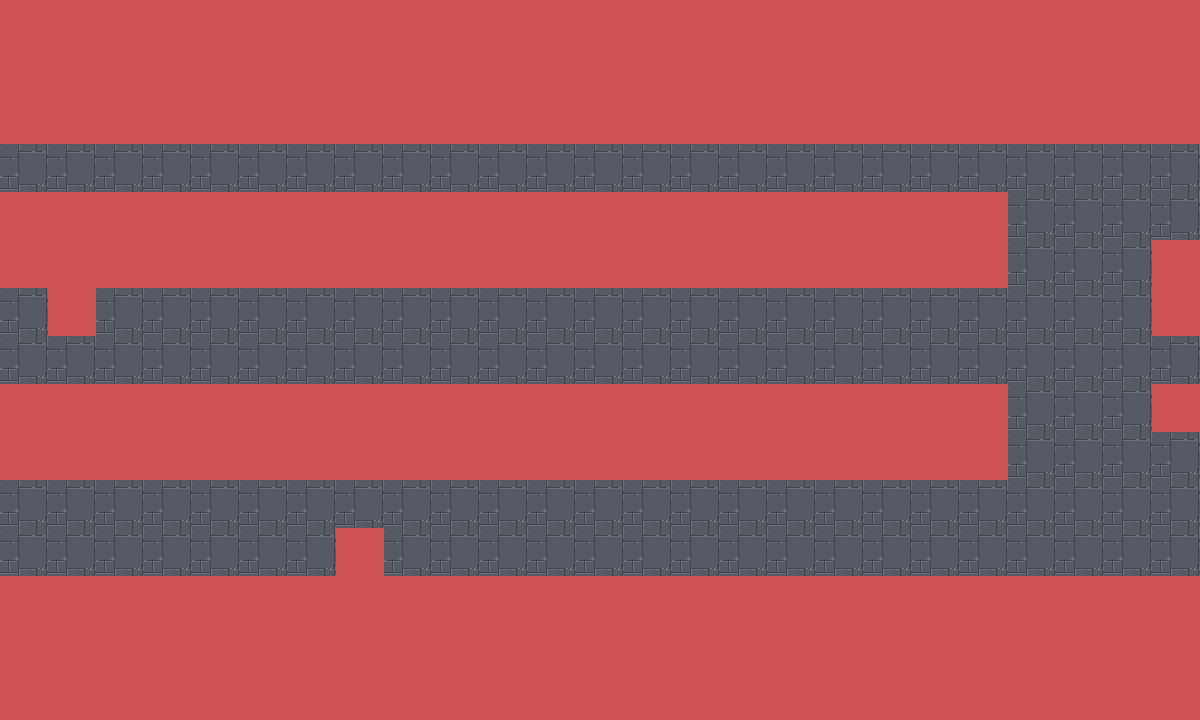

A level layout from a 2D game, rendered from its tile map. Below: a short description, then the map file with its tile-grid data intact:
An orthogonal 25x15 tile map with 48x48 px tiles, 4 tile layers (FLoor, Walls, Decor, Collisions), 4 tilesets and 2 objects.

<map version="1.0" tiledversion="1.0.3" orientation="orthogonal" renderorder="right-down" width="25" height="15" tilewidth="48" tileheight="48" nextobjectid="6">
 <tileset firstgid="1" name="Sewer" tilewidth="48" tileheight="48" tilecount="100" columns="10">
  <image source="../img/tilesets/Sewer.png" width="480" height="480" />
 </tileset>
 <tileset firstgid="101" name="Dungeon_A4" tilewidth="48" tileheight="48" tilecount="240" columns="16">
  <image source="../img/tilesets/Dungeon_A4.png" width="768" height="720" />
 </tileset>
 <tileset firstgid="341" name="Dungeon_C" tilewidth="48" tileheight="48" tilecount="256" columns="16">
  <image source="../img/tilesets/Dungeon_C.png" width="768" height="768" />
 </tileset>
 <tileset firstgid="597" name="TileCollision_48x48" tilewidth="48" tileheight="48" tilecount="20" columns="5">
  <image source="../img/tilesets/TileCollision_48x48.png" width="240" height="192" />
 </tileset>
 <layer name="FLoor" width="25" height="15">
  <data encoding="csv">
12,12,12,12,12,12,12,12,12,12,12,12,12,12,12,12,12,12,12,12,12,12,12,12,12,
12,12,12,12,12,12,12,12,12,12,12,12,12,12,12,12,12,12,12,12,12,12,12,12,12,
12,12,12,12,12,12,12,12,12,12,12,12,12,12,12,12,12,12,12,12,12,12,12,12,12,
12,12,12,12,12,12,12,12,12,12,12,12,12,12,12,12,12,12,12,12,12,12,12,12,12,
12,12,12,12,12,12,12,12,12,12,12,12,12,12,12,12,12,12,12,12,12,12,12,12,12,
12,12,12,12,12,12,12,12,12,12,12,12,12,12,12,12,12,12,12,12,12,12,12,12,12,
12,12,12,12,12,12,12,12,12,12,12,12,12,12,12,12,12,12,12,12,12,12,12,12,12,
12,12,12,12,12,12,12,12,12,12,12,12,12,12,12,12,12,12,12,12,12,12,12,12,12,
12,12,12,12,12,12,12,12,12,12,12,12,12,12,12,12,12,12,12,12,12,12,12,12,12,
12,12,12,12,12,12,12,12,12,12,12,12,12,12,12,12,12,12,12,12,12,12,12,12,12,
12,12,12,12,12,12,12,12,12,12,12,12,12,12,12,12,12,12,12,12,12,12,12,12,12,
12,12,12,12,12,12,12,12,12,12,12,12,12,12,12,12,12,12,12,12,12,12,12,12,12,
12,12,12,12,12,12,12,12,12,12,12,12,12,12,12,12,12,12,12,12,12,12,12,12,12,
12,12,12,12,12,12,12,12,12,12,12,12,12,12,12,12,12,12,12,12,12,12,12,12,12,
12,12,12,12,12,12,12,12,12,12,12,12,12,12,12,12,12,12,12,12,12,12,12,12,12
</data>
 </layer>
 <layer name="Walls" width="25" height="15">
  <data encoding="csv">
309,309,309,309,309,309,309,309,309,309,309,309,309,309,309,309,309,309,309,309,309,309,309,309,310,
478,479,480,481,482,483,484,449,450,451,452,447,448,478,479,480,481,482,483,484,450,451,452,447,448,
494,495,496,497,498,499,500,465,466,467,468,463,464,494,495,496,497,498,499,500,466,467,468,463,464,
0,0,0,0,0,0,0,0,0,0,0,0,0,0,0,0,0,0,0,0,0,0,0,0,0,
478,479,480,449,450,451,452,478,479,478,479,481,482,483,484,482,483,484,482,483,484,0,0,0,0,
494,495,496,465,466,467,468,494,495,494,495,497,498,499,500,498,499,500,498,499,500,0,0,0,0,
0,0,0,0,0,0,0,0,0,0,0,0,0,0,0,0,0,0,0,0,0,0,0,0,0,
0,0,0,0,0,0,0,0,0,0,0,0,0,0,0,0,0,0,0,0,0,0,0,0,0,
482,483,449,482,447,448,482,482,482,482,482,479,480,482,482,482,483,484,482,483,484,0,0,0,0,
498,499,465,498,463,464,498,498,498,498,498,495,496,498,498,498,499,500,498,499,500,0,0,0,0,
0,0,0,0,0,0,0,0,0,0,0,0,0,0,0,0,0,0,0,0,0,0,0,0,0,
0,0,0,0,0,0,0,0,0,0,0,0,0,0,0,0,0,0,0,0,0,0,0,0,0,
446,446,446,446,446,446,446,446,446,446,446,446,446,446,446,446,446,446,446,446,446,446,446,446,446,
277,278,277,278,277,278,277,278,277,278,277,278,277,278,277,278,277,278,277,278,277,278,277,278,277,
293,294,293,294,293,294,293,294,293,294,293,294,293,294,293,294,293,294,293,294,293,294,293,294,293
</data>
 </layer>
 <layer name="Decor" width="25" height="15">
  <data encoding="csv">
0,0,0,0,0,0,0,0,0,0,0,0,0,0,0,0,0,0,0,0,0,0,0,0,0,
0,0,0,0,0,0,0,0,0,0,0,0,0,0,0,0,0,0,0,0,0,0,0,0,0,
0,0,0,0,0,0,0,0,0,0,0,0,0,0,0,0,0,0,0,0,0,0,0,0,0,
0,0,0,0,0,0,0,0,0,0,0,0,0,0,0,0,0,0,0,0,0,0,0,0,0,
0,0,0,0,0,0,0,0,0,0,0,0,0,0,0,0,0,0,0,0,0,0,0,0,0,
0,0,0,0,0,0,0,0,0,0,0,0,0,0,0,0,0,0,0,0,0,0,0,0,478,
0,386,0,0,0,0,0,0,0,0,0,0,0,0,0,0,0,0,0,0,0,0,0,0,494,
0,0,0,0,0,0,0,0,0,0,0,0,0,0,0,0,0,0,0,0,0,0,0,0,0,
0,0,0,0,0,0,0,0,0,0,0,0,0,0,0,0,0,0,0,0,0,0,0,0,461,
0,0,0,0,0,0,0,0,0,0,0,0,0,0,0,0,0,0,0,0,0,0,0,0,0,
0,0,0,0,0,0,0,0,0,0,0,0,0,0,0,0,0,0,0,0,0,0,0,0,0,
0,0,0,0,0,0,0,386,0,0,0,0,0,0,0,0,0,0,0,0,0,0,0,0,0,
0,0,0,0,0,0,0,0,0,0,0,0,0,0,0,0,0,0,0,0,0,0,0,0,0,
0,0,0,0,0,0,0,0,0,0,0,0,0,0,0,0,0,0,0,0,0,0,0,0,0,
0,0,0,0,0,0,0,0,0,0,0,0,0,0,0,0,0,0,0,0,0,0,0,0,0
</data>
 </layer>
 <layer name="Collisions" width="25" height="15">
  <properties>
   <property name="collision" value="full" />
  </properties>
  <data encoding="csv">
597,597,597,597,597,597,597,597,597,597,597,597,597,597,597,597,597,597,597,597,597,597,597,597,597,
597,597,597,597,597,597,597,597,597,597,597,597,597,597,597,597,597,597,597,597,597,597,597,597,597,
597,597,597,597,597,597,597,597,597,597,597,597,597,597,597,597,597,597,597,597,597,597,597,597,597,
0,0,0,0,0,0,0,0,0,0,0,0,0,0,0,0,0,0,0,0,0,0,0,0,0,
597,597,597,597,597,597,597,597,597,597,597,597,597,597,597,597,597,597,597,597,597,0,0,0,0,
597,597,597,597,597,597,597,597,597,597,597,597,597,597,597,597,597,597,597,597,597,0,0,0,597,
0,597,0,0,0,0,0,0,0,0,0,0,0,0,0,0,0,0,0,0,0,0,0,0,597,
0,0,0,0,0,0,0,0,0,0,0,0,0,0,0,0,0,0,0,0,0,0,0,0,0,
597,597,597,597,597,597,597,597,597,597,597,597,597,597,597,597,597,597,597,597,597,0,0,0,597,
597,597,597,597,597,597,597,597,597,597,597,597,597,597,597,597,597,597,597,597,597,0,0,0,0,
0,0,0,0,0,0,0,0,0,0,0,0,0,0,0,0,0,0,0,0,0,0,0,0,0,
0,0,0,0,0,0,0,597,0,0,0,0,0,0,0,0,0,0,0,0,0,0,0,0,0,
597,597,597,597,597,597,597,597,597,597,597,597,597,597,597,597,597,597,597,597,597,597,597,597,597,
597,597,597,597,597,597,597,597,597,597,597,597,597,597,597,597,597,597,597,597,597,597,597,597,597,
597,597,597,597,597,597,597,597,597,597,597,597,597,597,597,597,597,597,597,597,597,597,597,597,597
</data>
 </layer>
 <objectgroup name="Events">
  <object id="1" x="1150" y="337" width="48" height="48">
   <properties>
    <property name="eventId" value="002" />
   </properties>
  </object>
  <object id="5" x="287.818" y="98.7273" width="48" height="48">
   <properties>
    <property name="eventId" value="001" />
   </properties>
  </object>
 </objectgroup>
</map>
